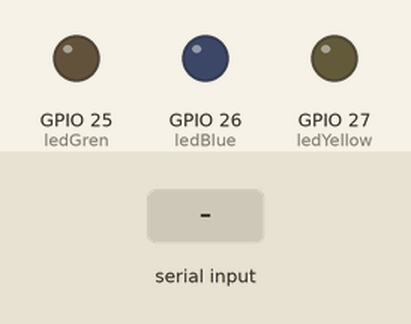
A sketch run on a simulated ESP32. Parts: output pins drawn as LEDs (lit = HIGH). The inputs (shaded band) are chosen by the test bench.

Above: at 1.2 s.
1.3 s: "Led_1_ON\n" received over Serial
At 2.5 s:
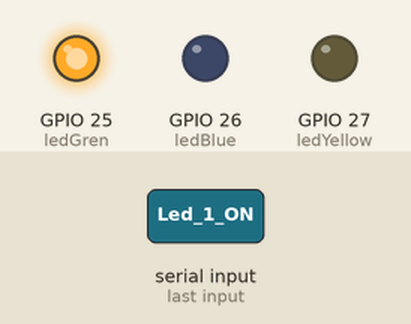
2.8 s: "Led_2_ON\n" received over Serial
At 3.7 s:
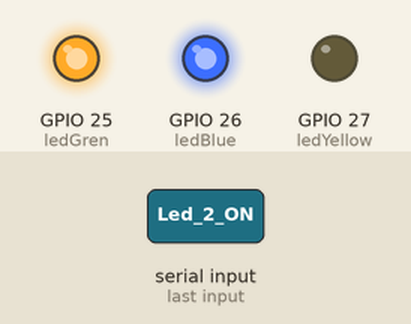
4.3 s: "Led_1_OFF\n" received over Serial
At 4.8 s:
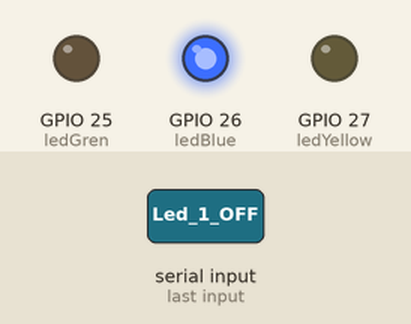
5.8 s: "Led_3_ON\n" received over Serial
At 7.0 s:
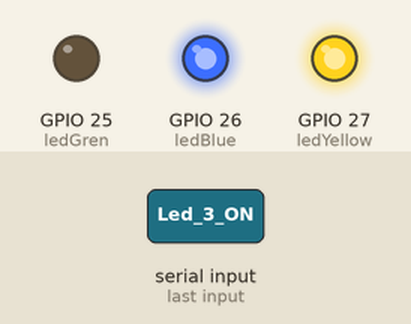
7.3 s: "Led_2_OFF\n" received over Serial
At 8.3 s:
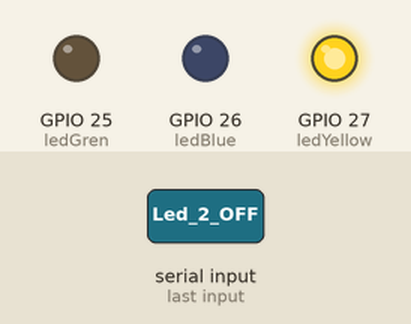
8.8 s: "Led_3_OFF\n" received over Serial
At 9.5 s:
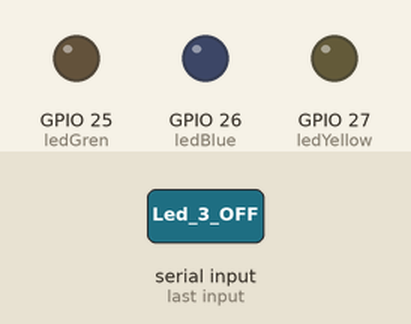
Timing chart, 0 to 11.3 s (numbered marks = the images above; inputs shaded):
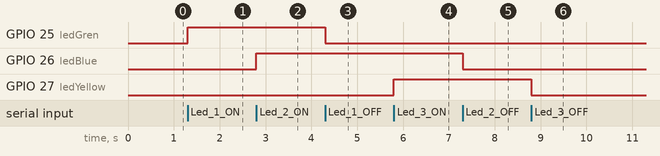

The sketch:

App.ino
```cpp
#include "task1.h"

void setup()
{
    task1();
}

void loop()
{
    task1();
}
```

task1.cpp
```cpp
#include <Arduino.h>
#include "task1.h"

String btn1Sta(uint8_t btn1State)
{
    if (btn1State == HIGH)
    {
        return "RELEASED";
    }
    else if (btn1State == LOW)
    {
        return "PUSHED";
    }
    else
        return "ERROR";
}
String btn2Sta(uint8_t btn2State)
{
    if (btn2State == HIGH)
    {
        return "RELEASED";
    }
    else if (btn2State == LOW)
    {
        return "PUSHED";
    }
    else
        return "ERROR";
}
String btn3Sta(uint8_t btn3State)
{
    if (btn3State == HIGH)
    {
        return "RELEASED";
    }
    else if (btn3State == LOW)
    {
        return "PUSHED";
    }
    else
        return "ERROR";
}

void task1()
{
    enum class TaskStates
    {
        INIT,
        WAIT_PRESS,
    };
    static TaskStates taskState = TaskStates::INIT;

    const uint8_t ONE_BTN_PIN = 13;
    const uint8_t TWO_BTN_PIN = 12;
    const uint8_t THREE_BTN_PIN = 33;
    static uint8_t ledGren = 25;
    static uint8_t ledBlue = 26;
    static uint8_t ledYellow = 27;


    switch (taskState)
    {
    case TaskStates::INIT:
    {
        Serial.begin(115200);

        Serial.begin(115200);
        pinMode(ONE_BTN_PIN, INPUT_PULLUP);
        pinMode(TWO_BTN_PIN, INPUT_PULLUP);
        pinMode(THREE_BTN_PIN, INPUT_PULLUP);
        pinMode(ledGren, OUTPUT);
        pinMode(ledBlue, OUTPUT);
        pinMode(ledYellow, OUTPUT);
        taskState = TaskStates::WAIT_PRESS;
        break;
    }
    case TaskStates::WAIT_PRESS:
    {

        if (Serial.available() > 0)
        {
            String command = Serial.readStringUntil('\n');

            if (command == "Led_1_OFF")
            {
                digitalWrite(ledGren, LOW);
            }
             if (command == "Led_1_ON")
            {
                digitalWrite(ledGren, HIGH);
            }
            if (command == "Led_2_OFF")
            {
                digitalWrite(ledBlue, LOW);
            }
            if (command == "Led_2_ON")
            {
                digitalWrite(ledBlue, HIGH);
            }
             if (command == "Led_3_OFF")
            {
                digitalWrite(ledYellow, LOW);
            }
              if (command == "Led_3_ON")
            {
                digitalWrite(ledYellow, HIGH);
            }

            else if (command == "readBUTTONS")
            {
                Serial.print("btn1: ");
                Serial.print(btn1Sta(digitalRead(ONE_BTN_PIN)).c_str());
                Serial.print(" ");
                Serial.print("btn2: ");
                Serial.print(btn2Sta(digitalRead(TWO_BTN_PIN)).c_str());
                Serial.print(" ");
                Serial.print("btn3: ");
                Serial.print(btn3Sta(digitalRead(THREE_BTN_PIN)).c_str());
                Serial.print('\n');
            }
        }
        break;
    }
    default:
    {
        break;
    }
    }
}
```

task1.h
```cpp
#ifndef _TASK1_H_
#define _TASK1_H_

void task1();

#endif
```

Measured:
- after the input at 1.3 s, GPIO 25 (ledGren): LOW → HIGH at once
- after the input at 2.8 s, GPIO 26 (ledBlue): LOW → HIGH at once
- after the input at 4.3 s, GPIO 25 (ledGren): HIGH → LOW at once
- after the input at 5.8 s, GPIO 27 (ledYellow): LOW → HIGH at once
- after the input at 7.3 s, GPIO 26 (ledBlue): HIGH → LOW at once
- after the input at 8.8 s, GPIO 27 (ledYellow): HIGH → LOW at once
